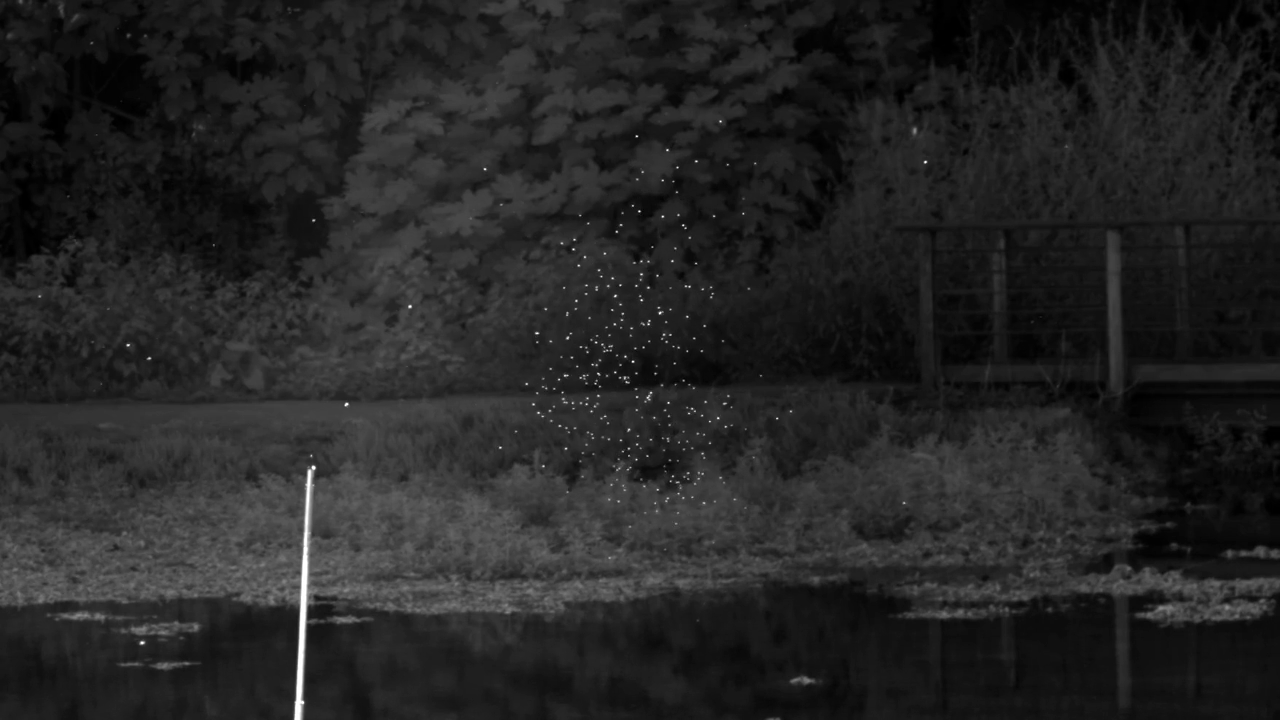
#> input picture frame 23 of video01.mp4, 1280 x 720 px
$ python motionvector.py
#> lines starting #> are read from the running program, lines starting #| are printed output that depends on the picture
import cv2
import numpy as np

def draw_motion_vectors(frame, flow, step=16, color=(0, 255, 0)):
    h, w = frame.shape[:2]
    y, x = np.mgrid[step/2:h:step, step/2:w:step].reshape(2, -1).astype(int)
    fx, fy = flow[y, x].T
    lines = np.vstack([x, y, x+fx, y+fy]).T.reshape(-1, 2, 2)
    lines = np.int32(lines + 0.5)
    for (x1, y1), (x2, y2) in lines:
        cv2.line(frame, (x1, y1), (x2, y2), color, 1)
        cv2.circle(frame, (x2, y2), 1, color, -1)
    return frame

def extract_motion_vectors(video_path, output_path):
#> called with video_path = 'video01.mp4', output_path = 'output_video_with_motion_vectors.avi'
    cap = cv2.VideoCapture(video_path)
    ret, prev_frame = cap.read()
#> prev_frame is the input picture: shape (720, 1280, 3); min 0, max 255, mean 36.6
    prev_gray = cv2.cvtColor(prev_frame, cv2.COLOR_BGR2GRAY)
    h, w = prev_gray.shape[:2]
#> h = 720; w = 1280

    fourcc = cv2.VideoWriter_fourcc(*'XVID')
    out = cv2.VideoWriter(output_path, fourcc, 20.0, (w, h))

    font = cv2.FONT_HERSHEY_SIMPLEX
    y_count_pos = (10, h - 10)
#> y_count_pos = (10, 710)

    while True:
        ret, frame = cap.read()
        if not ret:
            break

        gray = cv2.cvtColor(frame, cv2.COLOR_BGR2GRAY)

        # Calculate optical flow (motion vectors)
        flow = cv2.calcOpticalFlowFarneback(prev_gray, gray, None, 0.5, 3, 15, 3, 5, 1.2, 0)

        # Count positive and negative y values in motion vectors
        y_values = flow[..., 1].flatten()
        positive_y_count = np.sum(y_values > 0)
#> positive_y_count = 461402
        negative_y_count = np.sum(y_values < 0)
#> negative_y_count = 460198

        # Draw motion vectors on the frame
        frame_with_motion_vectors = draw_motion_vectors(frame.copy(), flow)
#> in draw_motion_vectors, `fx, fy = flow[y, x].T`: fx = 3600 values, max 3.46 at index 3208, min -4.86 at index 843, mean -0.0232; fy = 3600 values, max 4.69 at index 1880, min -4.69 at index 1887, mean 0.0178
#> the loop in draw_motion_vectors, `for (x1, y1), (x2, y2) in lines:` made 3600 passes
#> (x1, x2) on passes 1 to 3: (8, 8), (24, 24), (40, 40)
#> after the loop in draw_motion_vectors, `for (x1, y1), (x2, y2) in lines:`:
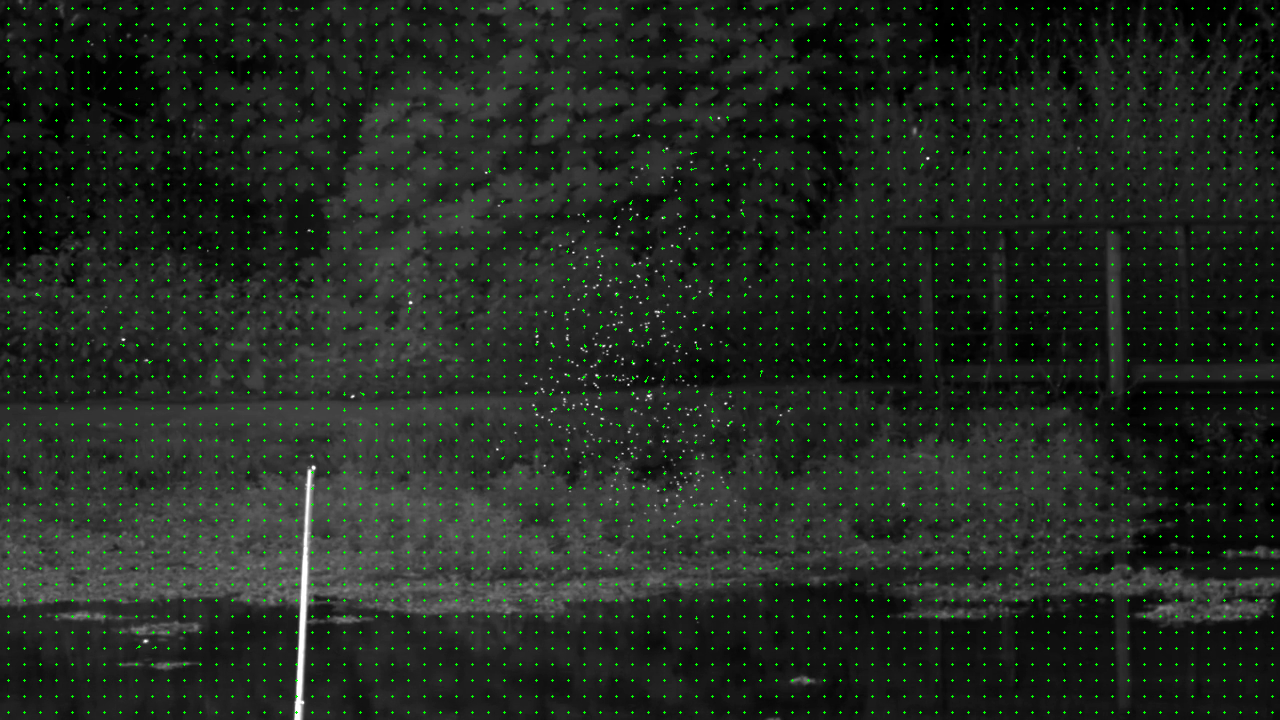
#> frame: shape (720, 1280, 3); mean of channels 0, 1, 2 35.8, 40.8, 35.8; drawn as B, G, R

        # Write the frame to the output video
        out.write(frame_with_motion_vectors)

        # Display positive and negative y counts
        cv2.putText(frame_with_motion_vectors, f'Positive Y: {positive_y_count}', y_count_pos, font, 0.5, (255, 255, 255), 1, cv2.LINE_AA)
        cv2.putText(frame_with_motion_vectors, f'Negative Y: {negative_y_count}', (y_count_pos[0], y_count_pos[1] - 20), font, 0.5, (255, 255, 255), 1, cv2.LINE_AA)
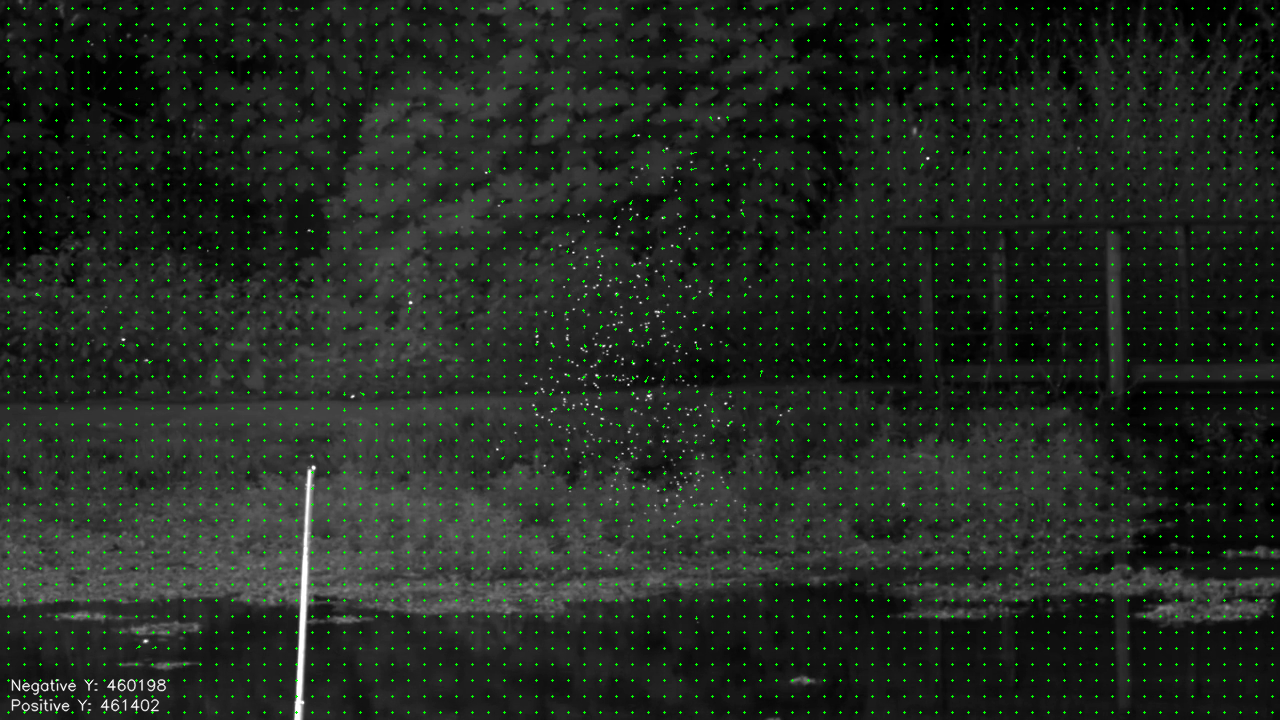
#> frame_with_motion_vectors: shape (720, 1280, 3); mean of channels 0, 1, 2 36, 41.1, 36; drawn as B, G, R

        prev_gray = gray

    cap.release()
    out.release()

# Example usage
video_path = 'video01.mp4'
output_path = 'output_video_with_motion_vectors.avi'
extract_motion_vectors(video_path, output_path)

$ run again, starting later in the video
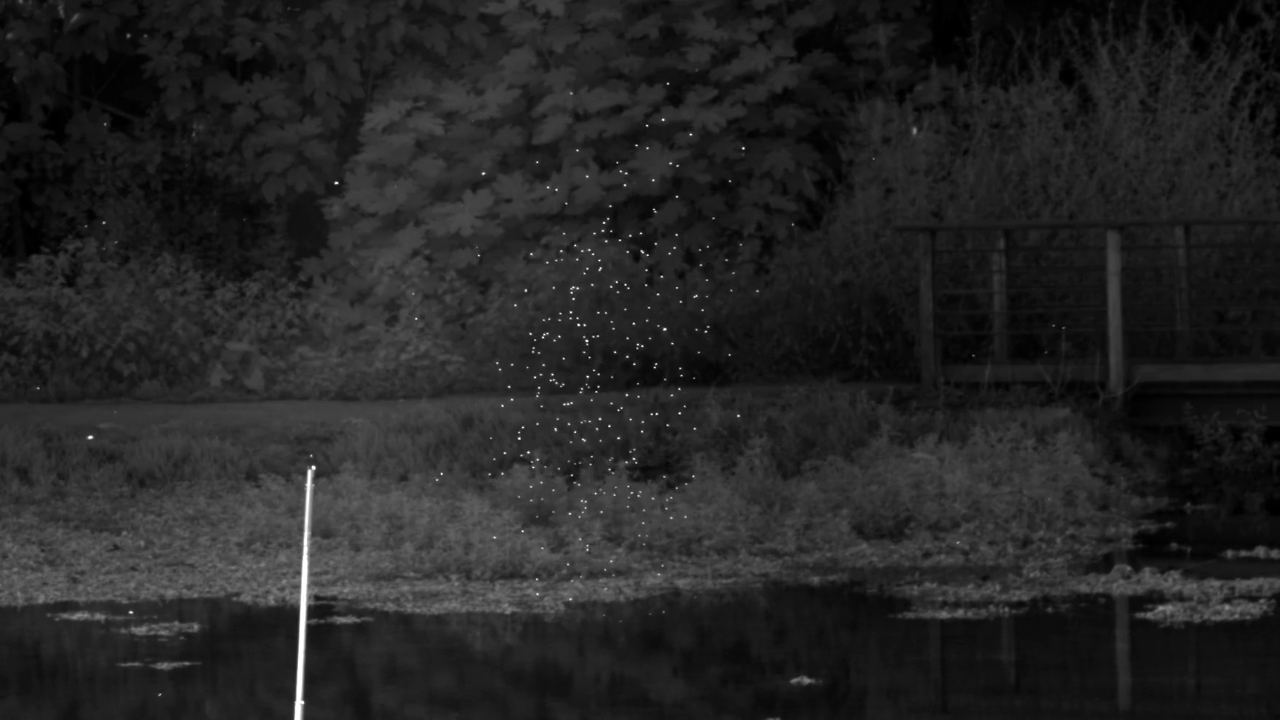
#> input picture frame 105 of video01.mp4, 1280 x 720 px
#> in extract_motion_vectors, prev_frame is the input picture: shape (720, 1280, 3); min 0, max 255, mean 36.3
#> positive_y_count = 484321
#> negative_y_count = 437279
#> fx = 3600 values, max 4.88 at index 2086, min -5.42 at index 1922, mean 0.00917; fy = 3600 values, max 3.77 at index 3048, min -8.45 at index 2165, mean 0.0246
#> the loop in draw_motion_vectors, `for (x1, y1), (x2, y2) in lines:` made 3600 passes
#> (x1, x2) on passes 1 to 3: (8, 8), (24, 24), (40, 40)
#> after the loop in draw_motion_vectors, `for (x1, y1), (x2, y2) in lines:`:
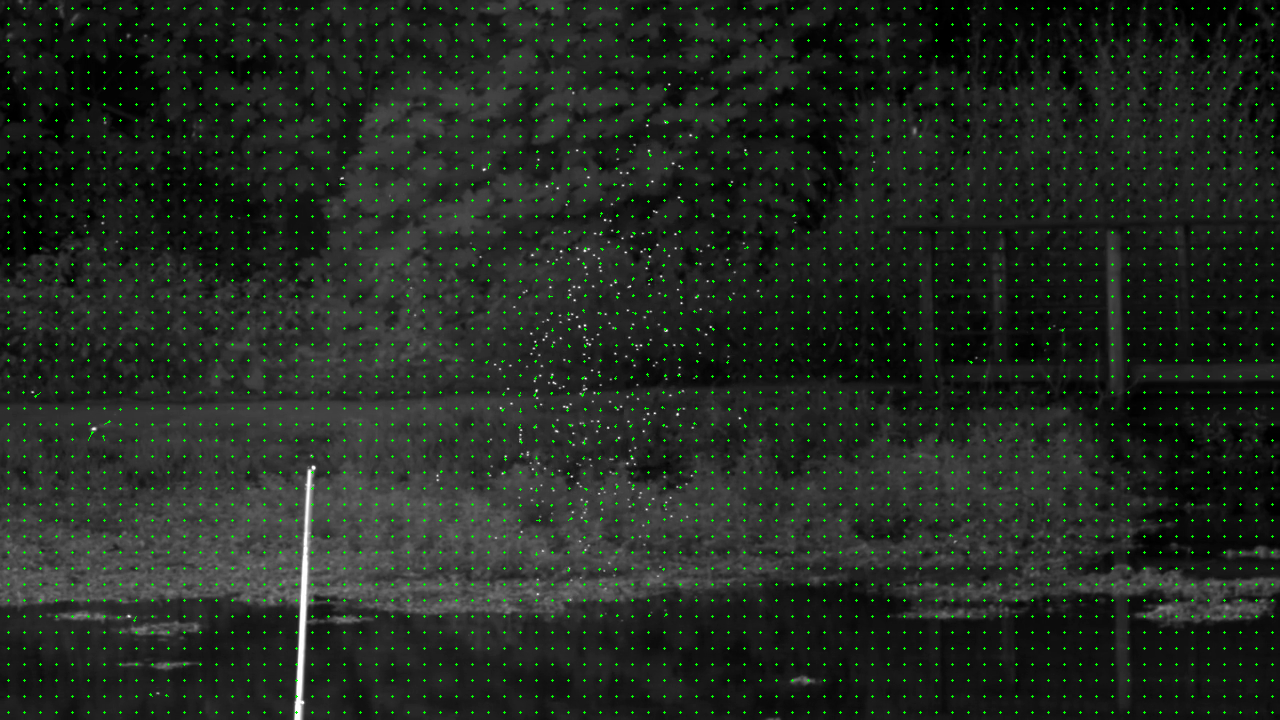
#> frame: shape (720, 1280, 3); mean of channels 0, 1, 2 35.6, 40.6, 35.6; drawn as B, G, R
#> in extract_motion_vectors, `cv2.putText(frame_with_motion_vectors, f'Negative Y: {negative_y_count..`:
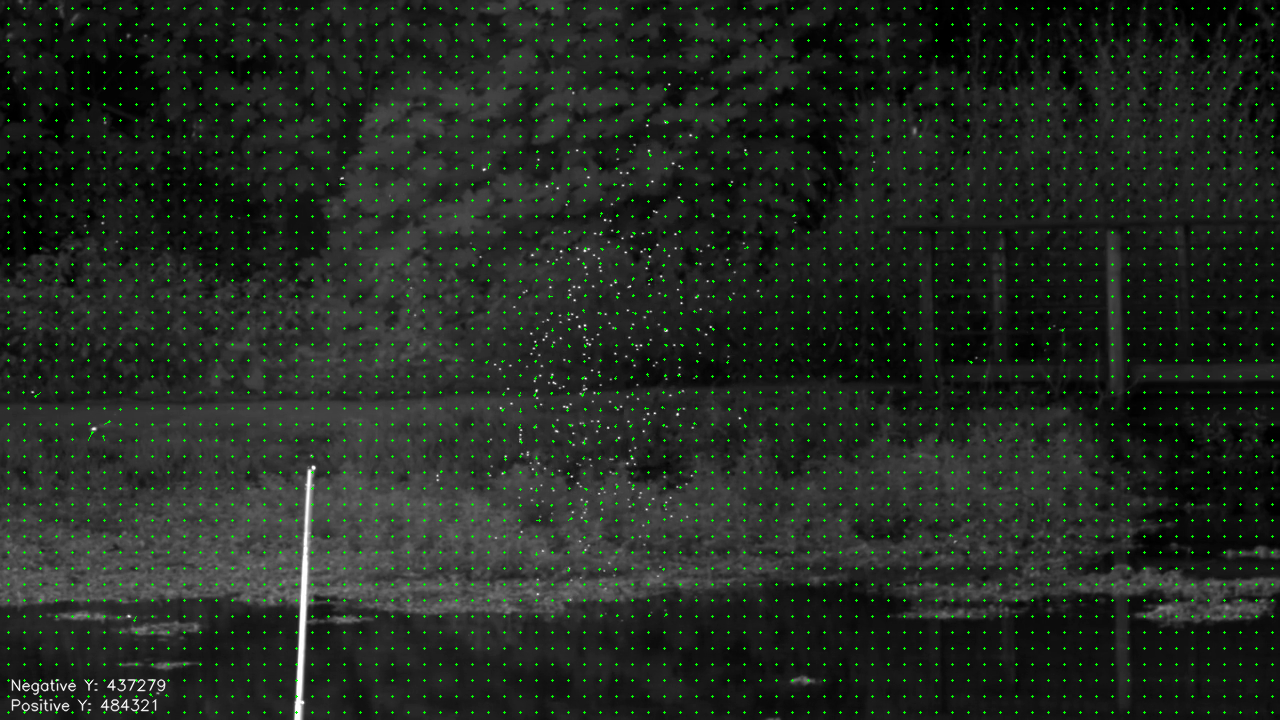
#> frame_with_motion_vectors: shape (720, 1280, 3); mean of channels 0, 1, 2 35.8, 40.8, 35.8; drawn as B, G, R

$ run again, starting later in the video
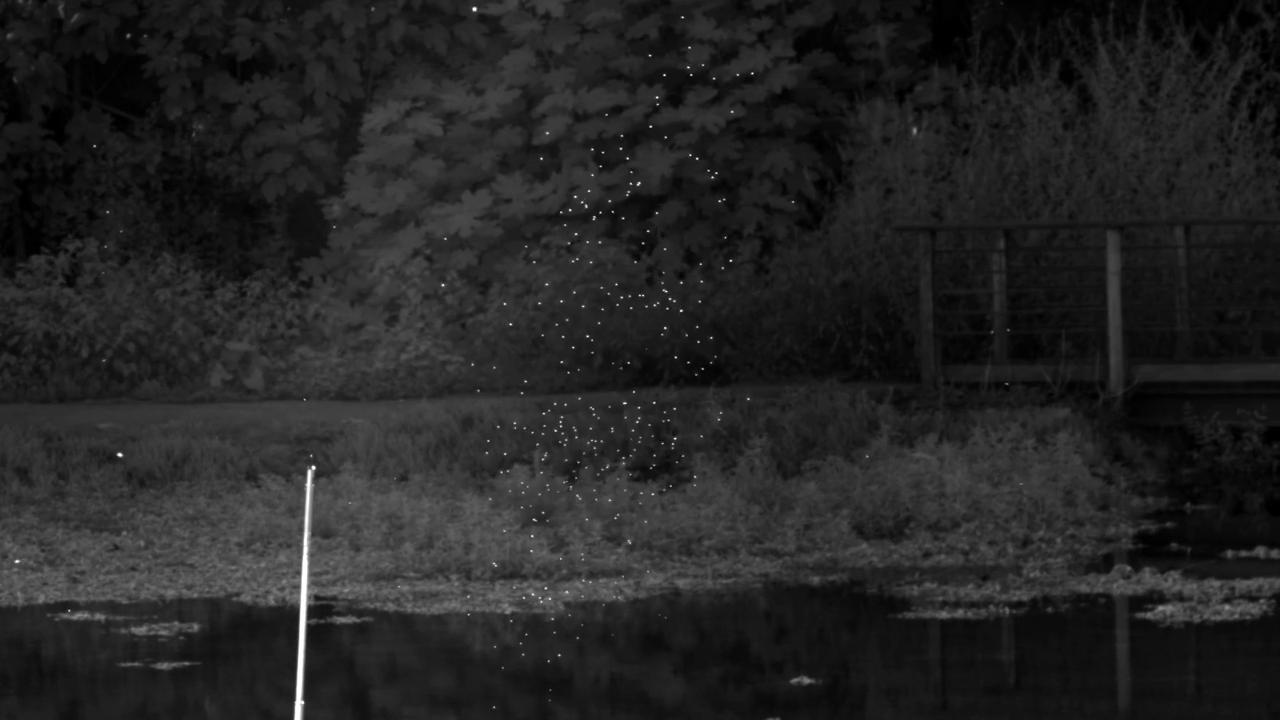
#> input picture frame 187 of video01.mp4, 1280 x 720 px
#> in extract_motion_vectors, prev_frame is the input picture: shape (720, 1280, 3); min 0, max 255, mean 35.8
#> positive_y_count = 488124
#> negative_y_count = 433476
#> fx = 3600 values, max 4.84 at index 1631, min -4.72 at index 839, mean -0.0196; fy = 3600 values, max 8.59 at index 2247, min -4.53 at index 1883, mean 0.0453
#> the loop in draw_motion_vectors, `for (x1, y1), (x2, y2) in lines:` made 3600 passes
#> (x1, x2, y2) on passes 1 to 3: (8, 8, 8), (24, 24, 8), (40, 40, 8)
#> after the loop in draw_motion_vectors, `for (x1, y1), (x2, y2) in lines:`:
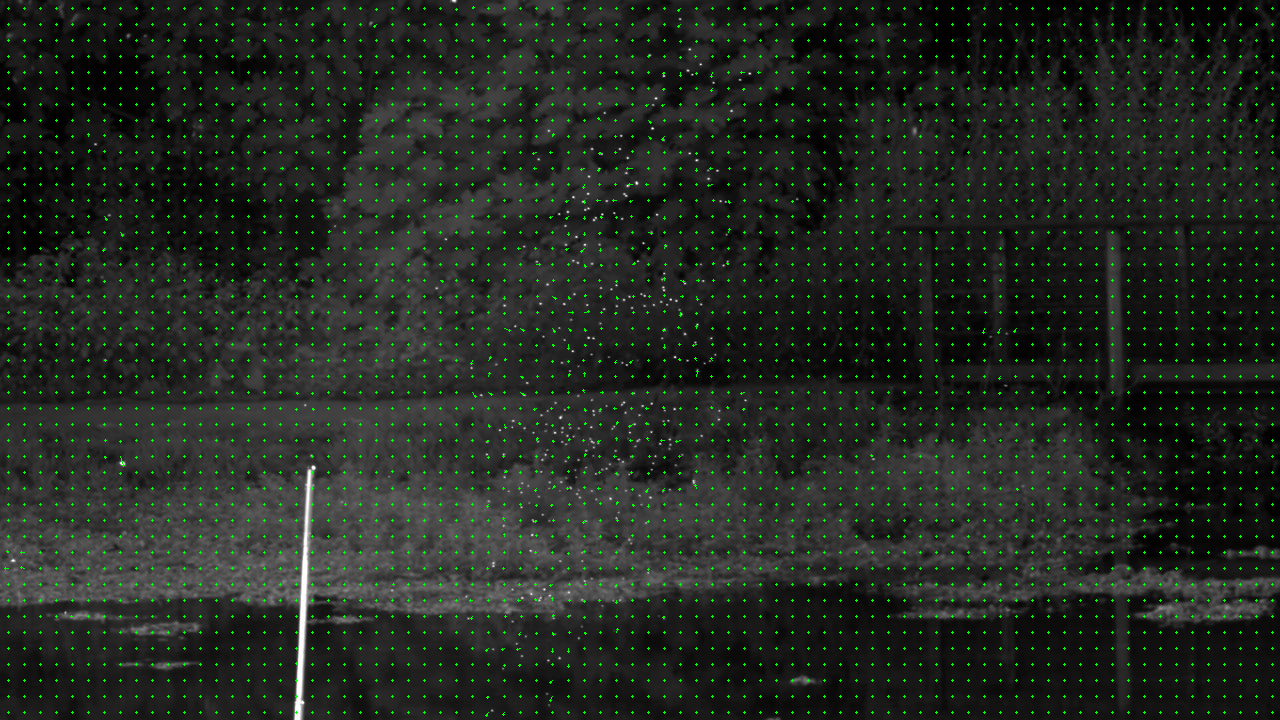
#> frame: shape (720, 1280, 3); mean of channels 0, 1, 2 35, 40.1, 35; drawn as B, G, R
#> in extract_motion_vectors, `cv2.putText(frame_with_motion_vectors, f'Negative Y: {negative_y_count..`:
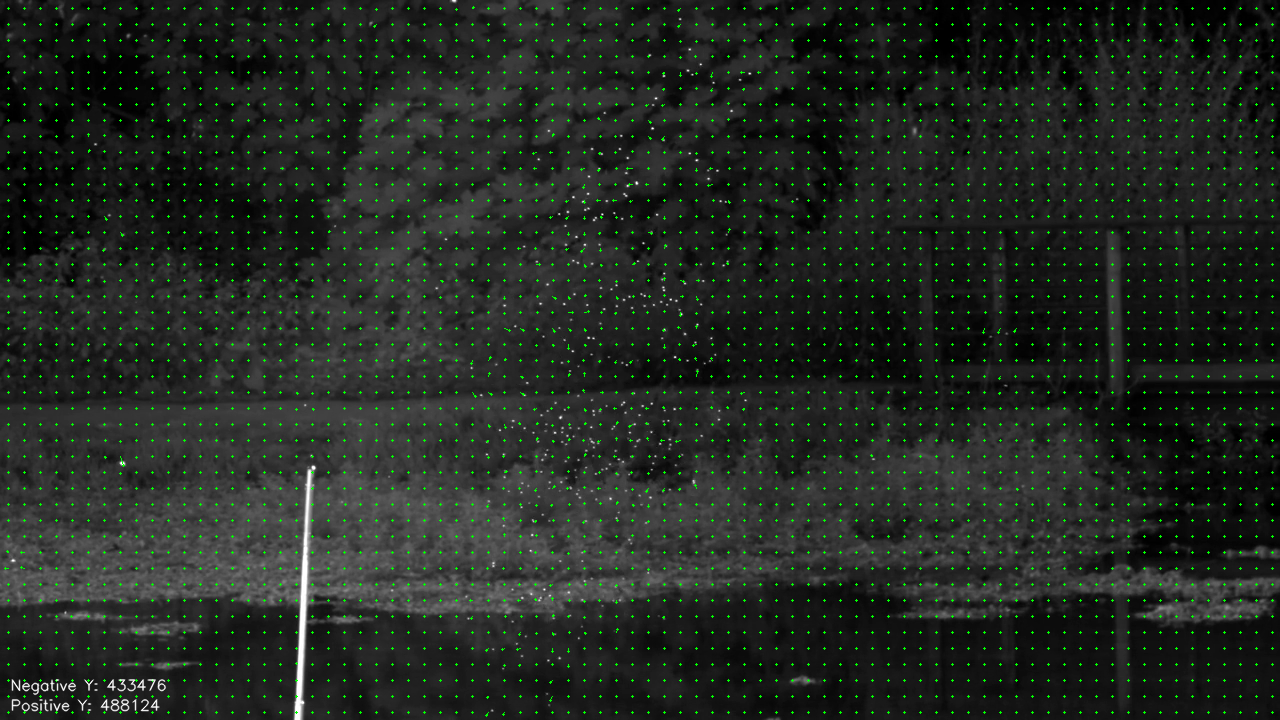
#> frame_with_motion_vectors: shape (720, 1280, 3); mean of channels 0, 1, 2 35.2, 40.3, 35.2; drawn as B, G, R
